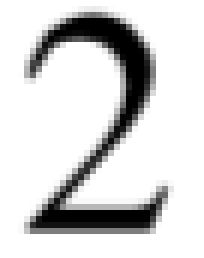
#> input picture tg_bot_ver2/resources/fingers/finger2.PNG, 34 x 43 px (shown 6 times larger); the run also reads 3 pictures not shown here
$ python img_process.py   (older library calls are emulated)
#> lines starting #> are read from the running program, lines starting #| are printed output that depends on the picture
import sys
import subprocess
import time
import numpy as np
from best_fit import fit
from rectangle import Rectangle
from note import Note
from random import randint
from midiutil.MidiFile3 import MIDIFile
import matplotlib.pyplot as plt
import cv2
import pickle
import os

from PIL import Image

# 初始化滑鼠點擊座標
VertexLeftTop = [-1, -1]
x = VertexLeftTop[0]
y = VertexLeftTop[1]
VertexLeftDown = [-1, -1]
x = VertexLeftDown[0]
y = VertexLeftDown[1]

# 滑鼠點擊座標
point = []
point.append([])
point.append([])
point.append([])
point.append([])
point[0].append(-1)
point[0].append(-1)
point[1].append(-1)
point[1].append(-1)
point[2].append(-1)
point[2].append(-1)
point[3].append(-1)
point[3].append(-1)

# 欲轉換之矩形座標
src_corners = []
src_corners.append([])
src_corners.append([])
src_corners.append([])
src_corners.append([])
src_corners[0].append(-1)
src_corners[0].append(-1)
src_corners[1].append(-1)
src_corners[1].append(-1)
src_corners[2].append(-1)
src_corners[2].append(-1)
src_corners[3].append(-1)
src_corners[3].append(-1)

# 轉換後的矩形座標(a4大小)
dst_corners = []
dst_corners.append([])
dst_corners.append([])
dst_corners.append([])
dst_corners.append([])
dst_corners[0].append(int(0))
dst_corners[0].append(int(0))
dst_corners[1].append(int(0))
dst_corners[1].append(int(780))
dst_corners[2].append(int(780*210/297))
dst_corners[2].append(int(780))
dst_corners[3].append(int(780*210/297))
dst_corners[3].append(int(0))

staff_files = [
    "resources/template/staff3.png",
    "resources/template/staff2.png",
    "resources/template/staff.png"]

finger1_files = ["resources/fingers/finger1.PNG"]
finger2_files = ["resources/fingers/finger2.PNG"]
finger3_files = ["resources/fingers/finger3.PNG"]
finger4_files = ["resources/fingers/finger4.PNG"]
finger5_files = ["resources/fingers/finger5.PNG"]

staff_imgs = [cv2.imread(staff_file, 0) for staff_file in staff_files]
#> staff_imgs = 3 items
finger1_imgs = [cv2.imread(finger1_file, 0) for finger1_file in finger1_files]
#> finger1_imgs = 1 item
finger2_imgs = [cv2.imread(finger2_file, 0) for finger2_file in finger2_files]
#> finger2_imgs = 1 item
finger3_imgs = [cv2.imread(finger3_file, 0) for finger3_file in finger3_files]
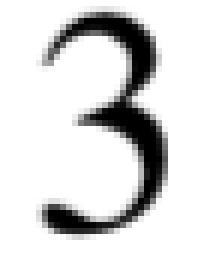
#> input picture tg_bot_ver2/resources/fingers/finger3.PNG, 34 x 43 px (shown 6 times larger)
#> finger3_imgs = 1 item
finger4_imgs = [cv2.imread(finger4_file, 0) for finger4_file in finger4_files]
#> finger4_imgs = 1 item
finger5_imgs = [cv2.imread(finger5_file, 0) for finger5_file in finger5_files]
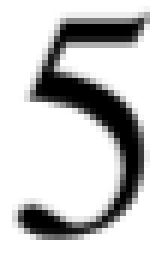
#> input picture tg_bot_ver2/resources/fingers/finger5.PNG, 28 x 43 px (shown 6 times larger)
#> finger5_imgs = 1 item

staff_lower, staff_upper, staff_thresh = 40, 80, 0.70
finger1_lower, finger1_upper, finger1_thresh = 5, 20, 0.65
finger2_lower, finger2_upper, finger2_thresh = 5, 20, 0.65
finger3_lower, finger3_upper, finger3_thresh = 5, 20, 0.65
finger4_lower, finger4_upper, finger4_thresh = 5, 20, 0.65
finger5_lower, finger5_upper, finger5_thresh = 5, 20, 0.65

# [29 lines left out: functions locate_images, merge_recs, not called in this run]

def open_file(path):
    cmd = {'linux':'eog', 'win32':'explorer', 'darwin':'open'}[sys.platform]
    subprocess.run([cmd, path])

# [388 lines left out: functions image_process_1, image_process_2, not called in this run]
    # open_file('output.mid')
